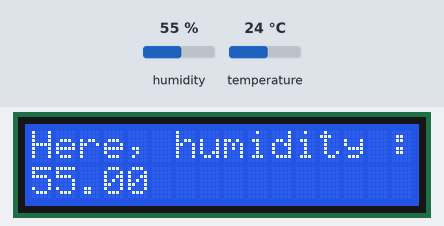
Bench run of a sketch on a simulated Arduino Uno, built with avr-gcc and run on an emulated ATmega328P. Shown: 16×2 character LCD. The inputs (shaded band) are chosen by the test bench; at power-on: humidity 55 %, temperature 24 °C.

Above: at 6.2 s.
6.3 s: humidity set to 22 %
At 14.0 s:
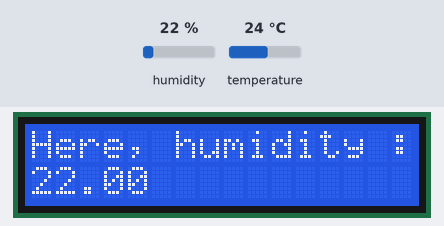
19.1 s: temperature set to 12 °C
At 23.2 s:
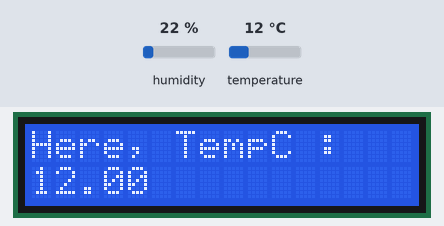
26.6 s: humidity set to 40 %
At 28.3 s:
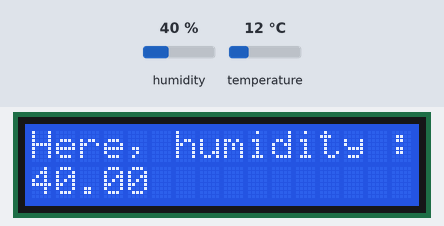
34.1 s: temperature set to 19 °C
At 40.8 s:
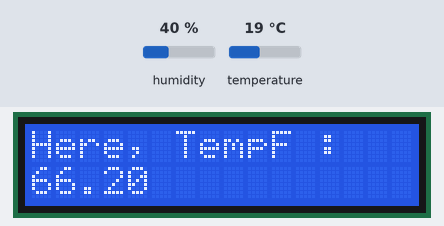
Timing chart, 0 to 42.3 s (numbered marks = the images above; inputs shaded):
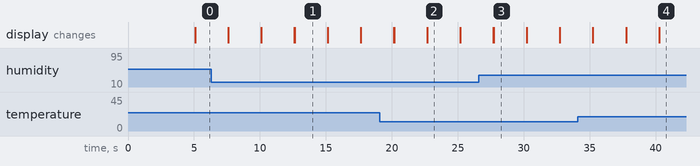

Measured:
- what the display in image 1 shows lasts 2.5 s, from 12.6 s to 15.1 s

The sketch:

32_Humidity_Temp_LCD.ino
```cpp
#include "DHT.h"
#define Type DHT11
#include<LiquidCrystal.h>

const int Pin_Sense = 2;
DHT HT(Pin_Sense, Type);
float humidity;
float tempC;
float tempF;

int result;
int first;
int second;
String Operator;

const int Pin_rs = 7;
const int Pin_en = 8;
const int Pin_d4 = 9;
const int Pin_d5 = 10;
const int Pin_d6 = 11;
const int Pin_d7 = 12;
const int D_T_1 = 2500;
const int D_T_2 = 5000;

LiquidCrystal lcd(Pin_rs, Pin_en, Pin_d4, Pin_d5, Pin_d6, Pin_d7);

void setup() {
  // put your setup code here, to run once:
  lcd.begin(16, 2);
  HT.begin();
  Serial.begin(9600);
  delay(D_T_2);
}

void loop() {
  // put your main code here, to run repeatedly:
  humidity = HT.readHumidity();
  tempC = HT.readTemperature();
  tempF = HT.readTemperature(true);


  lcd.setCursor(0, 0);
  lcd.print("Here, humidity : ");
  lcd.setCursor(0, 1);
  lcd.print(humidity);
  delay(D_T_1);
  lcd.clear();

  lcd.setCursor(0, 0);
  lcd.print("Here, TempC : ");
  lcd.setCursor(0, 1);
  lcd.print(tempC);
  delay(D_T_1);
  lcd.clear();

  lcd.setCursor(0, 0);
  lcd.print("Here, TempF : ");
  lcd.setCursor(0, 1);
  lcd.print(tempF);
  delay(D_T_1);
  lcd.clear();

}
```
